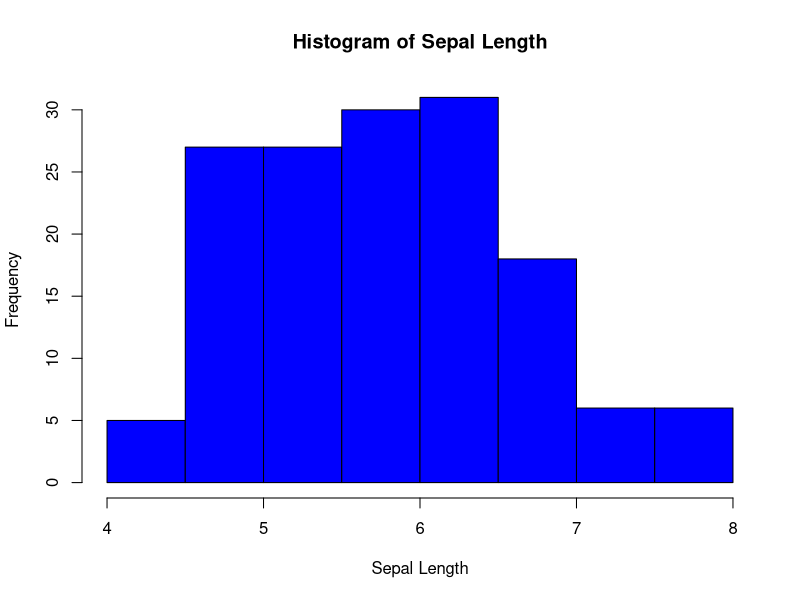
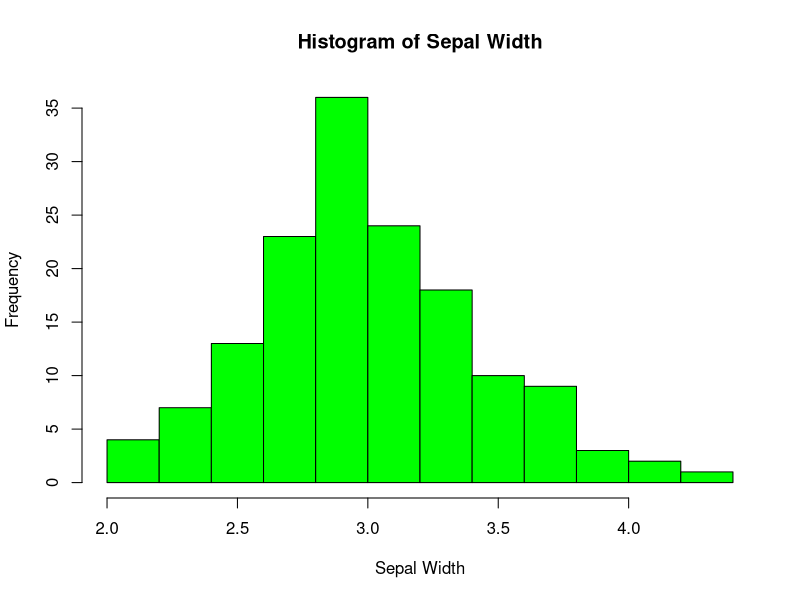
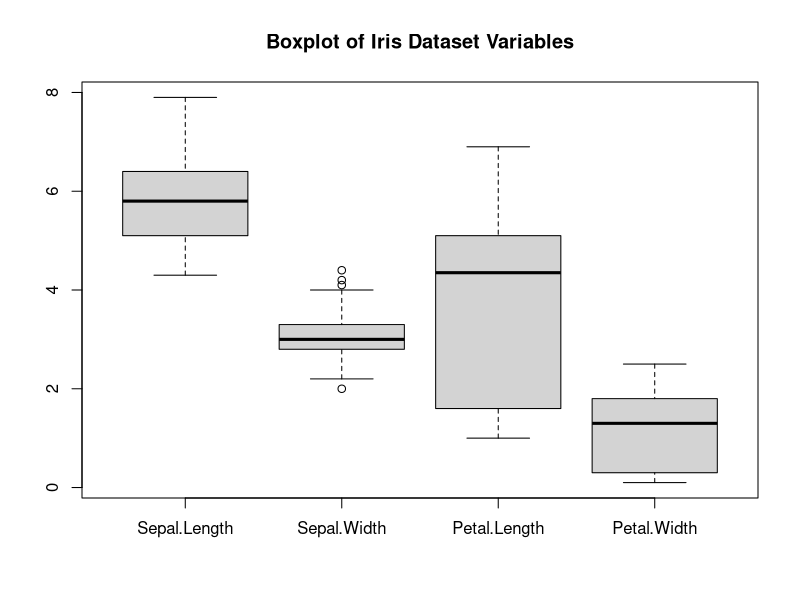
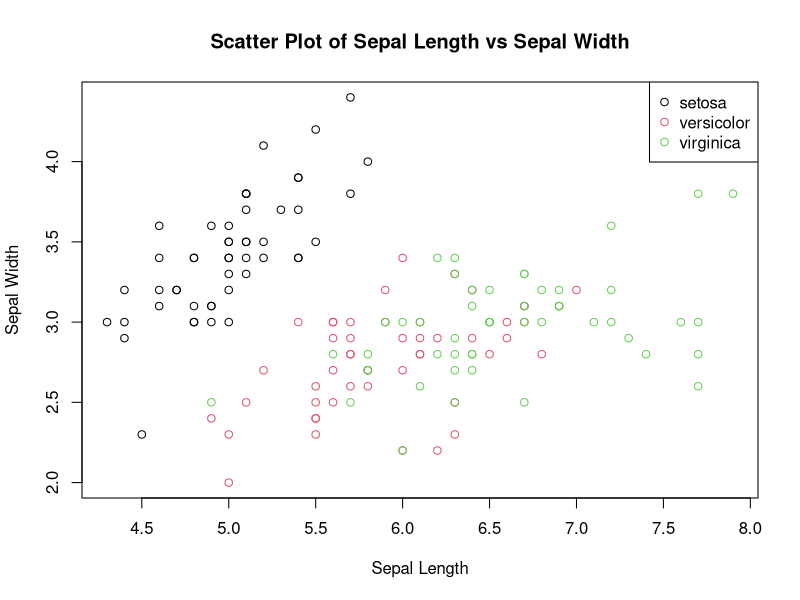

Here is the R script that generated these plots, in order:
# Load iris dataset
data(iris)

# Histograms
hist(iris$Sepal.Length, main="Histogram of Sepal Length", xlab="Sepal Length", col="blue")
hist(iris$Sepal.Width, main="Histogram of Sepal Width", xlab="Sepal Width", col="green")

# Boxplots
boxplot(iris[,1:4], main="Boxplot of Iris Dataset Variables")

# Scatter Plots (Sepal.Length vs Sepal.Width)
plot(iris$Sepal.Length, iris$Sepal.Width, main="Scatter Plot of Sepal Length vs Sepal Width", 
     xlab="Sepal Length", ylab="Sepal Width", col=iris$Species)
legend("topright", legend=levels(iris$Species), col=1:3, pch=1)
